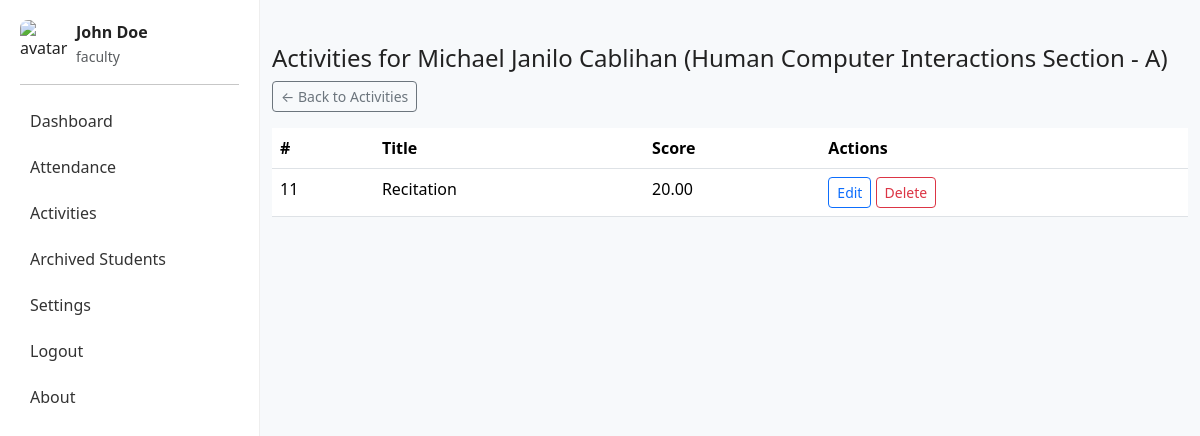
Page /faculty/update_activities.php?student=61&subject=2 (signed in) on the committed database.
### tables this page shows
CREATE TABLE `students` (
  `id` int(11) NOT NULL,
  `subject_id` int(11) NOT NULL,
  `lastname` varchar(255) NOT NULL,
  `firstname` varchar(255) NOT NULL,
  `course` varchar(100) DEFAULT '',
  `year_level` varchar(50) DEFAULT '',
  `avatar` varchar(255) DEFAULT 'assets/img/default-avatar.png',
  `archived` tinyint(1) DEFAULT '0',
  `created_at` timestamp NOT NULL DEFAULT CURRENT_TIMESTAMP
);

CREATE TABLE `subjects` (
  `id` int(11) NOT NULL,
  `faculty_id` int(11) NOT NULL,
  `name` varchar(255) NOT NULL,
  `code` varchar(100) DEFAULT '',
  `schedule` varchar(255) DEFAULT '',
  `created_at` timestamp NOT NULL DEFAULT CURRENT_TIMESTAMP
);

CREATE TABLE `activities` (
  `id` int(11) NOT NULL,
  `student_id` int(11) NOT NULL,
  `subject_id` int(11) NOT NULL,
  `title` varchar(255) DEFAULT '',
  `score` decimal(6,2) DEFAULT '0.00',
  `created_at` timestamp NOT NULL DEFAULT CURRENT_TIMESTAMP
);

### faculty/update_activities.php (the view, shortened to what this page needs)
<?php
$pdo = pdo();
$student_id = intval($_GET['student'] ?? 0);
$subject_id = intval($_GET['subject'] ?? 0);
$stStmt = $pdo->prepare("SELECT * FROM students WHERE id = ? AND subject_id = ?");
$stStmt->execute([$student_id, $subject_id]);
$student = $stStmt->fetch();
$subStmt = $pdo->prepare("SELECT * FROM subjects WHERE id = ?");
$subStmt->execute([$subject_id]);
$subject = $subStmt->fetch();
$actsStmt = $pdo->prepare("SELECT * FROM activities WHERE student_id = ? AND subject_id = ? ORDER BY id DESC");
$actsStmt->execute([$student_id, $subject_id]);
$activities = $actsStmt->fetchAll();
?>
<!doctype html>
<html>
<head>
  <link href="https://cdn.jsdelivr.net/npm/bootstrap@5.3.2/dist/css/bootstrap.min.css" rel="stylesheet">
  <link rel="stylesheet" href="../assets/css/style.css">
</head>
<body>
  <?php include '../shared/left_nav.php'; ?>
  <main class="main-content">
    <div class="container py-4">
      <h4>Activities for <?php echo htmlspecialchars($student['firstname'] . ' ' . $student['lastname']) ?> <?php echo isset($subject['name']) ? '(' . htmlspecialchars($subject['name']) . ')' : '' ?></h4>
      <p>
        <a href="activities.php?subject=<?php echo (int)$subject_id ?>" class="btn btn-outline-secondary btn-sm">&larr; Back to Activities</a>
      </p>
      <?php if (empty($activities)): ?>
        <div class="alert alert-info">No activities recorded yet.</div>
      <?php else: ?>
        <table class="table">
          <thead><tr><th>#</th><th>Title</th><th>Score</th><th>Actions</th></tr></thead>
          <tbody>
            <?php foreach ($activities as $a): ?>
              <tr>
                <td><?php echo (int)$a['id'] ?></td>
                <td><?php echo htmlspecialchars($a['title']) ?></td>
                <td><?php echo htmlspecialchars($a['score']) ?></td>
                <td>
                  <button type="button" class="btn btn-sm btn-outline-primary" data-bs-toggle="modal" data-bs-target="#editActModal-<?php echo (int)$a['id'] ?>">Edit</button>
                  <form method="post" style="display:inline" onsubmit="return confirm('Delete this activity?');">
                    <button type="submit" class="btn btn-sm btn-outline-danger">Delete</button>
                  </form>
                </td>
              </tr>
            <?php endforeach; ?>
          </tbody>
        </table>
      <?php endif; ?>
    </div>
  </main>
</body>
</html>

### assets/css/style.css (style rules this page uses)
body { font-family: system-ui, -apple-system, "Segoe UI", Roboto, "Helvetica Neue", Arial; background:#f7f9fb; color:#222; }

### shared/left_nav.php (style rules this page uses)
.main-content { margin-left:260px; padding-top:20px; }

### rows in the picture
students: firstname+lastname "Michael Janilo Cablihan"
subjects: name "Human Computer Interactions Section - A"
activities: id "11", title "Recitation", score "20.00"

### other values in the picture
$user['fullname'] ?: $user['username'] "John Doe"
$user['role'] "faculty"
$l['label'] "Dashboard"
$l['label'] "Attendance"
$l['label'] "Activities"
$l['label'] "Archived Students"
$l['label'] "Settings"
$l['label'] "Logout"
$l['label'] "About"
